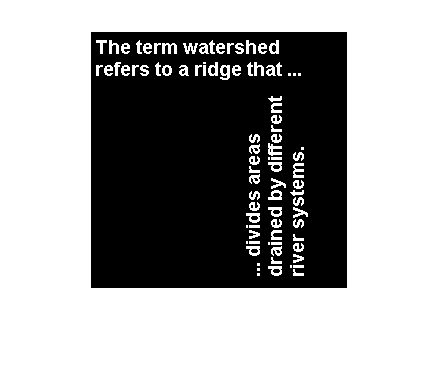
#> input picture image_processing/matching/data/text.png, 440 x 369 px; the run also reads 2 pictures not shown here
$ python matching.py
#> lines starting #> are read from the running program, lines starting #| are printed output that depends on the picture; after the words box and inside, x2 and y2 are one past the last pixel; in counts of white or black regions, pixels touching at a corner belong together
import numpy as np
import cv2
import os

# ================Useful Variables===========
DATA_PATH = './data'
TEXT_FILE_PATH = os.path.join(DATA_PATH, 'text.png')
A_PATH = os.path.join(DATA_PATH, 'a.png')
A_ROTATE_PATH = os.path.join(DATA_PATH, 'a-rotate.png')
OFFSET = 2

# ==================Read Image===================
text = cv2.imread(TEXT_FILE_PATH)
#> text is the input picture: shape (369, 440, 3); 62.6% white; 32 black regions (21 under 20 px), largest, box (x1, y1, x2, y2) and area: (91, 32, 347, 288) 60382, (272, 45, 276, 52) 24, (165, 67, 169, 74) 24
gray = cv2.cvtColor(text, cv2.COLOR_RGB2GRAY)
a = cv2.imread(A_PATH, cv2.IMREAD_GRAYSCALE)
a_rotate = cv2.imread(A_ROTATE_PATH, cv2.IMREAD_GRAYSCALE)


def frequency_domain():
    print("Frequency Domain")

    def matching(template, color):

        # Width and Height of each Template
#> called with template = array of shape (11, 10), color = (0, 255, 0)
        template_w, template_h = template.shape[::-1]
#> template_w = 10; template_h = 11

        # Calculate FFT of each Image (Main Image and Templates)
        text_fft = np.fft.fft2(gray)
        template_fft = np.fft.fft2(template, gray.shape)

        template_phase_correlation = np.real(
            np.fft.ifft2(text_fft * np.conj(template_fft) / np.abs(text_fft * np.conj(template_fft)))
        )
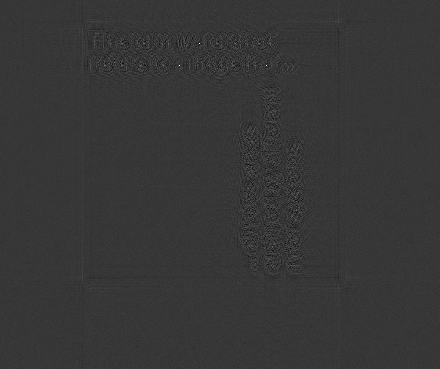
#> template_phase_correlation: shape (369, 440) float64; min -0.029, max 0.105, mean 6.16e-06; drawn with min black and max white

        # Recognition
        peak = list(
            zip(*np.unravel_index(
                np.argsort(template_phase_correlation, axis=None),
                template_phase_correlation.shape))
        )[::-1]
#> peak = 162360 items

        for index, point in enumerate(peak):
            point = point[::-1]
            if index > 2:
                break
            cv2.rectangle(
                text,
                (point[0] - OFFSET, point[1] - OFFSET),
                (point[0] + template_w + OFFSET, point[1] + template_h + OFFSET),
                color,
                2
            )
#> this loop made 4 passes
#> point on passes 1 to 4: (179, 65), (199, 43), (266, 65), (140, 65)
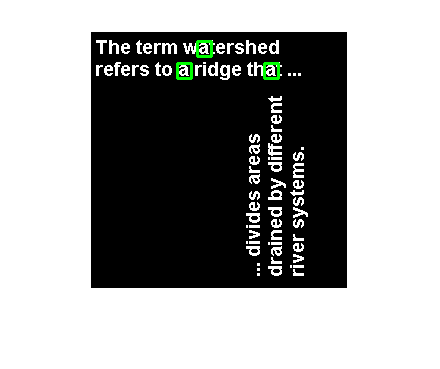
#> text: shape (369, 440, 3); 0.31% of pixels changed, all inside (x1, y1, x2, y2) = (176, 40, 280, 80)

    matching(a, (0, 255, 0))
    matching(a_rotate, (0, 0, 255))
#> call 2 of matching, with template = array of shape (10, 11), color = (0, 0, 255)
#> the loop in matching (call 2), `for index, point in enumerate(peak):` made 4 passes
#> point on passes 1 to 4: (271, 246), (249, 174), (249, 144), (293, 151)
#> after the loop in matching (call 2), `for index, point in enumerate(peak):`:
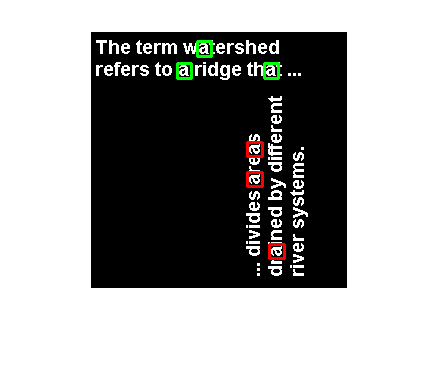
#> text: shape (369, 440, 3); 0.31% of pixels changed, all inside (x1, y1, x2, y2) = (246, 141, 286, 260)

    # Show Image
    cv2.imshow('Frequency Domain', text)
    cv2.waitKey(0)
    cv2.destroyAllWindows()


def spatial_domain():
    def matching(template, color):
#> called with template = array of shape (11, 10), color = (0, 255, 0)
        w, h = template.shape[::-1]
#> w = 10; h = 11
        match = cv2.matchTemplate(gray, template, cv2.TM_CCOEFF_NORMED)
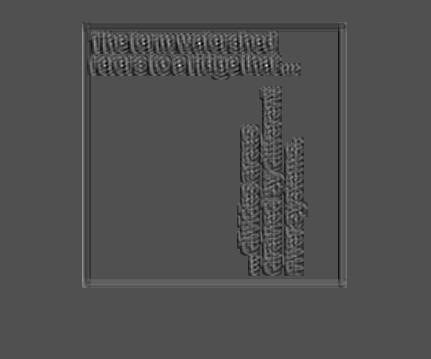
#> match: shape (359, 431) float32; min -0.465, max 1, mean -0.000938; drawn with min black and max white

        threshold = 0.7
        loc = np.where(match >= threshold)
#> loc = ([43, 65, 65], [199, 179, 266])

        for point in zip(*loc[::-1]):
            cv2.rectangle(
                text,
                (point[0] - OFFSET, point[1] - OFFSET),
                (point[0] + w + OFFSET, point[1] + h + OFFSET),
                color,
                2
            )
#> this loop made 3 passes

    matching(a, (0, 255, 0))
    matching(a_rotate, (0, 0, 255))
#> call 2 of matching, with template = array of shape (10, 11), color = (0, 0, 255)
#> in matching (call 2), `match = cv2.matchTemplate(gray, template, cv2.TM_CCOEFF_NORMED)`:
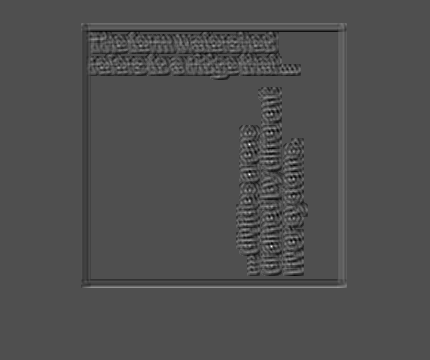
#> match: shape (360, 430) float32; min -0.454, max 1, mean -0.000872; drawn with min black and max white
#> in matching (call 2), `loc = np.where(match >= threshold)`: loc = ([144, 174, 246], [249, 249, 271])
#> the loop in matching (call 2), `for point in zip(*loc[::-1]):` made 3 passes

    cv2.imshow('Spatial Domain', text)
    cv2.waitKey(0)
    cv2.destroyAllWindows()


if __name__ == '__main__':
    frequency_domain()
    spatial_domain()
